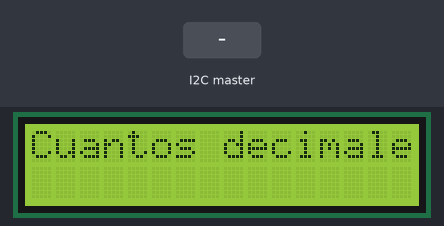
The sketch below on a simulated Arduino Uno, built with avr-gcc and run on an emulated ATmega328P. On the bench: 16×2 character LCD. The inputs (shaded band) are chosen by the test bench.

Above: at 1.2 s.
1.3 s: the I2C master sends the byte 1
At 1.8 s:
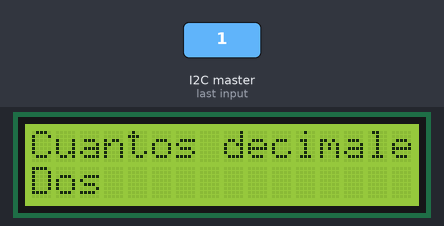
2.8 s: the I2C master sends the byte 2
At 4.0 s:
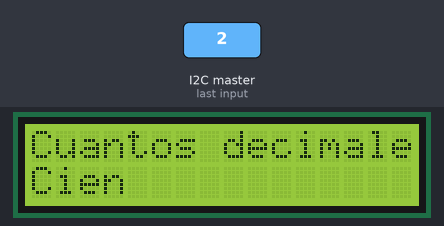
4.3 s: the I2C master sends the byte 0
At 5.3 s:
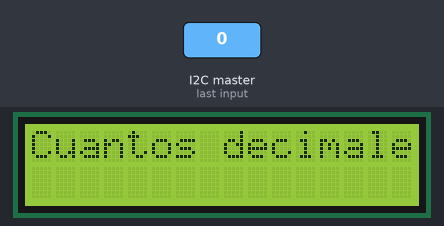
5.8 s: the I2C master sends the byte 90
At 6.5 s:
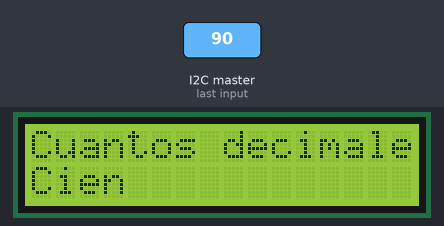
Timing chart, 0 to 8.3 s (numbered marks = the images above; inputs shaded):
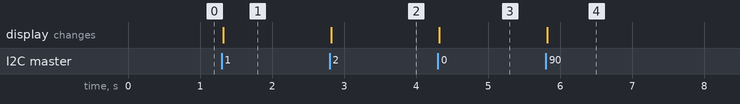

The sketch:

led_lighting.ino
```cpp
#include <LiquidCrystal.h>
#include <Wire.h>
#define esclavo 9

#include <Arduino.h>

struct ObjetoPreguntas {
    String pregunta;
    String respuesta1;
    String respuesta2;
    String respuesta3;
    String respuesta4;
    int respuestaElegida;
    int respuestaCorrecta;
};

ObjetoPreguntas preguntas[] = {
  {"Cuantos decimales tiene pi?", "Dos", "Cien", "Infinitos", "Mil", 0, 3},
  {"Que elementos forman la sal?", "Sodio y potasio", "Sodio y cloro", "Sodio y carbono", "Potasio y cloro", 0, 2},
  {"Quien pinto la obra 'Guernica'?", "Paul Cezanne", "Pablo Picasso", "Diego Rivera", "Salvador Dali", 0, 3},
  {"La frase Carpe diem significa:", "Un movimiento cientifico", "Un movimiento telurico", "Un movimiento espiritual", "Aprovecha el dia", 0, 3},
  {"Pais ganador del Mundial 2010?", "Portugal", "Argentina", "Espana", "El Salvador", 0, 3}
};

LiquidCrystal lcd (13,12,11,10,9,8);

String response = "";

int intIndexPreguntas = 0;

bool changedFlag = true;

void setup() {
  // put your setup code here, to run once:
  lcd.begin(16, 2);
  Wire.begin(esclavo);
  Wire.onReceive(Recibir);
  lcd.setCursor(0,0);
  lcd.print("Bienvenido");

  pinMode(0, INPUT);
  pinMode(1, INPUT);
}

void Recibir(){
  changedFlag = true;
  response = "";
  int intResponse = 0;
  while( Wire.available() ){
    intResponse = Wire.read();
  }
  switch (intResponse) {
    case 1:
      response = preguntas[intIndexPreguntas].respuesta1;
      preguntas[intIndexPreguntas].respuestaElegida = intResponse;
      break;
    case 2:
      response = preguntas[intIndexPreguntas].respuesta2;
      preguntas[intIndexPreguntas].respuestaElegida = intResponse;
      break;
    case 3:
      response = preguntas[intIndexPreguntas].respuesta3;
      preguntas[intIndexPreguntas].respuestaElegida = intResponse;
      break;
    case 4:
      response = preguntas[intIndexPreguntas].respuesta4;
      preguntas[intIndexPreguntas].respuestaElegida = intResponse;
      break;
    case 5:
      if (intIndexPreguntas != 0){
        intIndexPreguntas--;
        lcd.clear();
        delay(500);
      }
      break;
    case 6:
      size_t arrayLength = sizeof(preguntas) / sizeof(preguntas[0]);

      if (intIndexPreguntas != arrayLength - 1){
        intIndexPreguntas++;
        lcd.clear();
        delay(500);
      }
      break;
    default:
      response = "";
      break;
  }

  if (intResponse > 4){
    switch (preguntas[intIndexPreguntas].respuestaElegida) {
      case 0:
        response = "";
        break;
      case 1:
        response = preguntas[intIndexPreguntas].respuesta1;
        break;
      case 2:
        response = preguntas[intIndexPreguntas].respuesta2;
        break;
      case 3:
        response = preguntas[intIndexPreguntas].respuesta3;
        break;
      case 4:
        response = preguntas[intIndexPreguntas].respuesta4;
        break;
    }
  }
}

void loop() {
  // put your main code here, to run repeatedly:
  if (changedFlag){
    changedFlag = false;
    lcd.clear();
    lcd.setCursor(0,0);
    lcd.print(preguntas[intIndexPreguntas].pregunta);
    lcd.setCursor(0,1);
    lcd.print(response);
  }
}
```

Measured:
- after the input at 1.3 s, the display: changes at once (image 1)
- after the input at 2.8 s, the display: changes at once (image 2)
- after the input at 4.3 s, the display: changes at once (image 3)
- after the input at 5.8 s, the display: changes at once (image 4)
